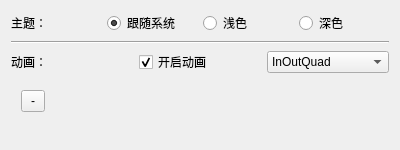
<?xml version="1.0" encoding="UTF-8"?>
<ui version="4.0">
 <class>settings</class>
 <widget class="QWidget" name="settings">
  <property name="geometry">
   <rect>
    <x>0</x>
    <y>0</y>
    <width>400</width>
    <height>150</height>
   </rect>
  </property>
  <property name="windowTitle">
   <string>Form</string>
  </property>
  <layout class="QVBoxLayout" name="verticalLayout">
   <item>
    <layout class="QHBoxLayout" name="horizontalLayout">
     <item>
      <widget class="QLabel" name="label_theme">
       <property name="text">
        <string>主题：</string>
       </property>
      </widget>
     </item>
     <item>
      <widget class="RadioButton" name="radio_auto">
       <property name="text">
        <string>跟随系统</string>
       </property>
       <property name="checked">
        <bool>true</bool>
       </property>
       <attribute name="buttonGroup">
        <string notr="true">btn_group_theme</string>
       </attribute>
      </widget>
     </item>
     <item>
      <widget class="RadioButton" name="radio_light">
       <property name="text">
        <string>浅色</string>
       </property>
       <attribute name="buttonGroup">
        <string notr="true">btn_group_theme</string>
       </attribute>
      </widget>
     </item>
     <item>
      <widget class="RadioButton" name="radio_dark">
       <property name="text">
        <string>深色</string>
       </property>
       <attribute name="buttonGroup">
        <string notr="true">btn_group_theme</string>
       </attribute>
      </widget>
     </item>
    </layout>
   </item>
   <item>
    <widget class="Line" name="line">
     <property name="orientation">
      <enum>Qt::Horizontal</enum>
     </property>
    </widget>
   </item>
   <item>
    <layout class="QHBoxLayout" name="horizontalLayout_2">
     <item>
      <widget class="QLabel" name="label_animation">
       <property name="text">
        <string>动画：</string>
       </property>
      </widget>
     </item>
     <item>
      <widget class="CheckBox" name="ckb_enable_animation">
       <property name="text">
        <string>开启动画</string>
       </property>
       <property name="checked">
        <bool>true</bool>
       </property>
      </widget>
     </item>
     <item>
      <widget class="ComboBox" name="cmb_animation">
       <property name="currentIndex">
        <number>1</number>
       </property>
       <item>
        <property name="text">
         <string>Linear</string>
        </property>
       </item>
       <item>
        <property name="text">
         <string>InOutQuad</string>
        </property>
       </item>
       <item>
        <property name="text">
         <string>InOutCubic</string>
        </property>
       </item>
       <item>
        <property name="text">
         <string>InOutSine</string>
        </property>
       </item>
       <item>
        <property name="text">
         <string>InOutElastic</string>
        </property>
       </item>
       <item>
        <property name="text">
         <string>InOutBack</string>
        </property>
       </item>
       <item>
        <property name="text">
         <string>InOutBounce</string>
        </property>
       </item>
      </widget>
     </item>
    </layout>
   </item>
   <item>
    <widget class="QWidget" name="widget" native="true">
     <widget class="PrimaryPushButton" name="animation_example">
      <property name="geometry">
       <rect>
        <x>10</x>
        <y>10</y>
        <width>24</width>
        <height>22</height>
       </rect>
      </property>
      <property name="text">
       <string>-</string>
      </property>
     </widget>
    </widget>
   </item>
  </layout>
 </widget>
 <customwidgets>
  <customwidget>
   <class>CheckBox</class>
   <extends>QCheckBox</extends>
   <header>qfluentwidgets</header>
  </customwidget>
  <customwidget>
   <class>PrimaryPushButton</class>
   <extends>QToolButton</extends>
   <header>qfluentwidgets</header>
  </customwidget>
  <customwidget>
   <class>ComboBox</class>
   <extends>QComboBox</extends>
   <header>qfluentwidgets</header>
  </customwidget>
  <customwidget>
   <class>RadioButton</class>
   <extends>QRadioButton</extends>
   <header>qfluentwidgets</header>
  </customwidget>
 </customwidgets>
 <resources/>
 <connections/>
 <buttongroups>
  <buttongroup name="btn_group_theme"/>
 </buttongroups>
</ui>
